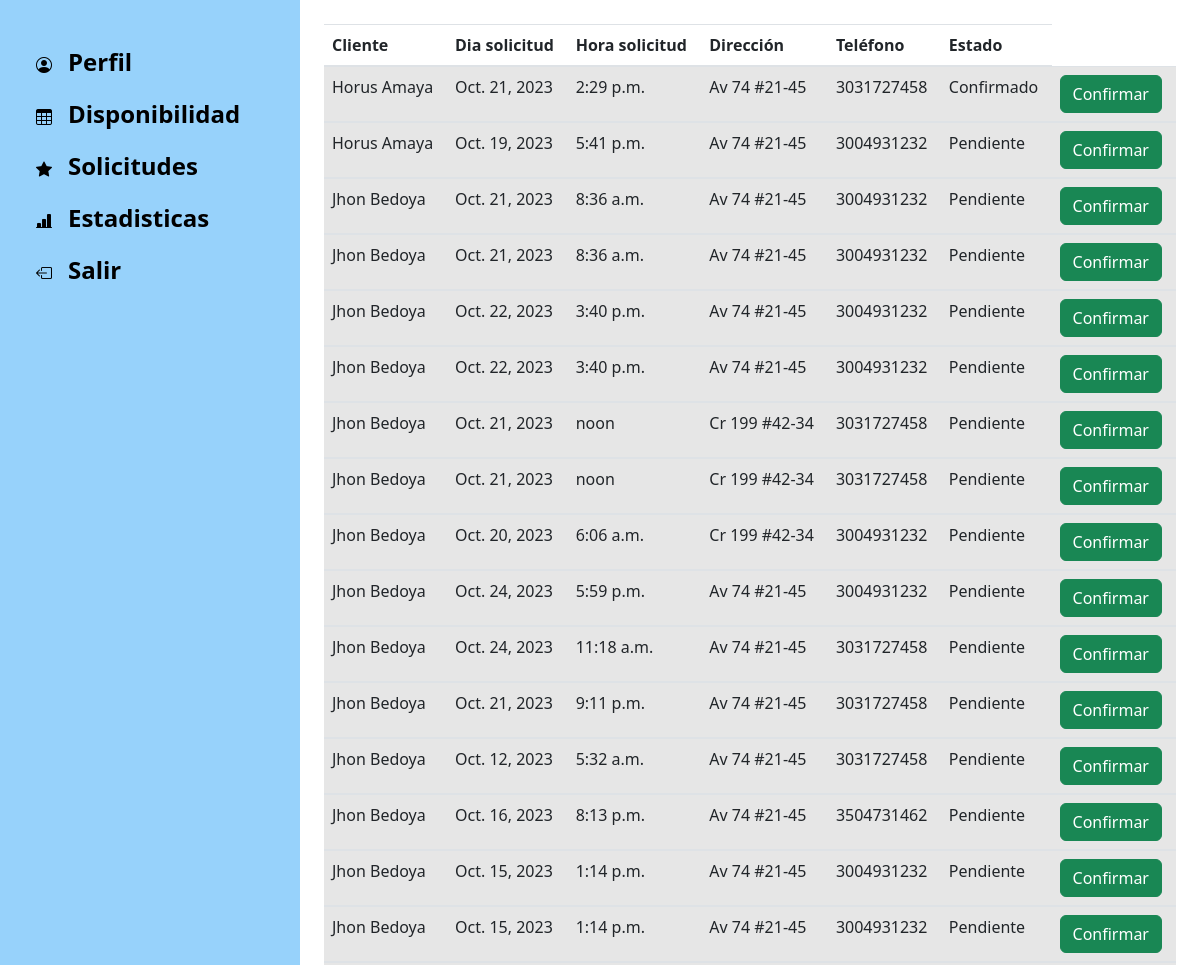
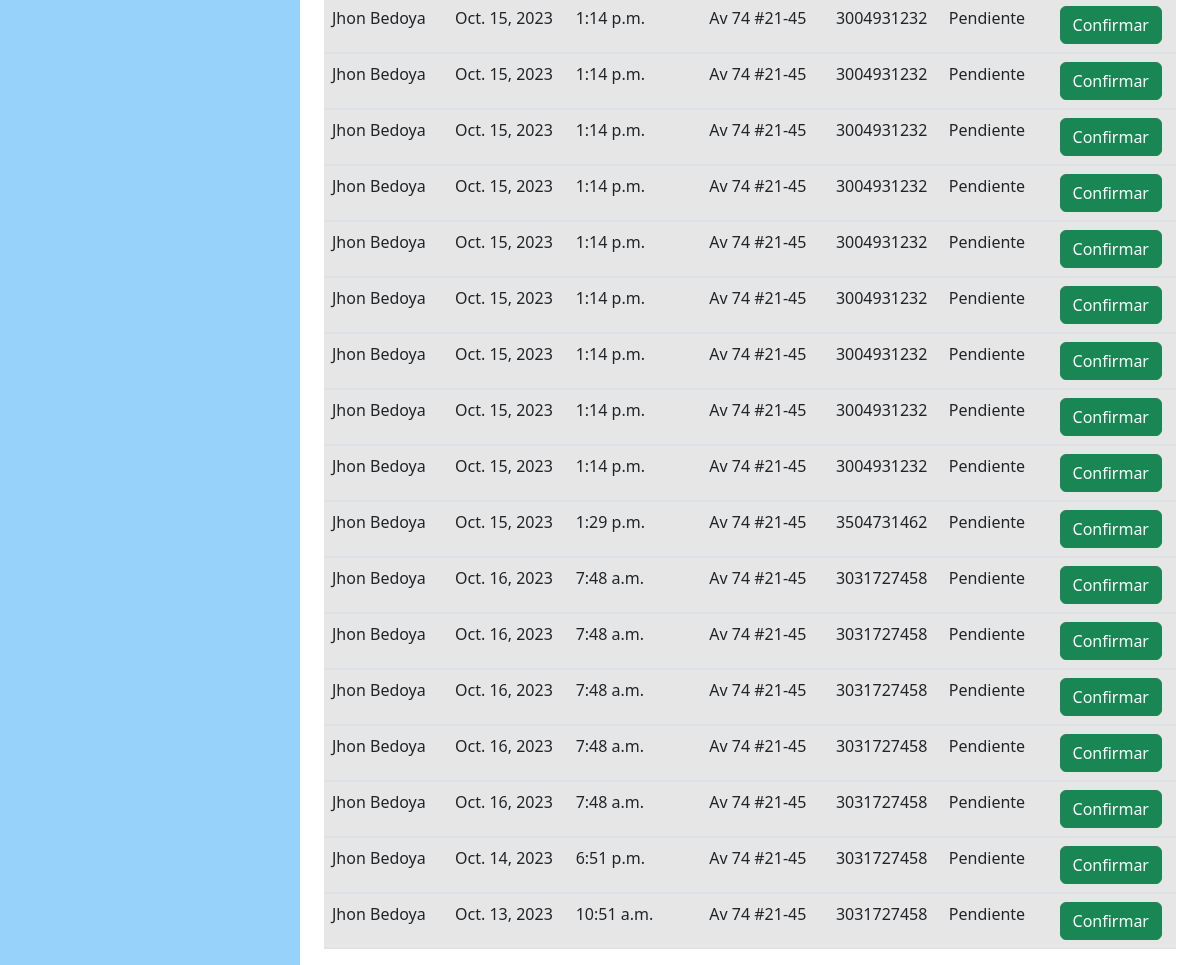
The page /freelancer/request/ (signed in) on the database its author committed (2 pictures, top to bottom).
### Aplicaciones/Freelancer/models.py (models this page shows)
class Request(models.Model):
    idrequest = models.AutoField(primary_key=True)
    idcustomer = models.ForeignKey(Customer, on_delete=models.CASCADE, default='1')
    idfreelancer = models.ForeignKey(Freelancer, on_delete=models.CASCADE)
    requestday = models.DateField()
    requesttime = models.TimeField()
    address = models.CharField(max_length=300)
    phone= models.IntegerField()
    state = models.CharField(max_length=100, default="Pendiente")

class Customer(models.Model):
    idcustomer = models.ForeignKey(User, on_delete=models.CASCADE)
    idcard = models.IntegerField()
    name = models.CharField(max_length=250)
    lastname = models.CharField(max_length=250)
    phone = models.IntegerField()
    birthday = models.DateField()
    imageprofile =models.ImageField(upload_to='customer/images/')
    idcountry = models.ForeignKey(Country, on_delete=models.CASCADE)
    idcity = models.ForeignKey(City, on_delete=models.CASCADE)
    idneighborhood = models.ForeignKey(Neighborhood, on_delete=models.CASCADE)
    address = models.CharField(max_length=300)

### Aplicaciones/Freelancer/views.py (the view)
# urls.py: path('request/', views.request, name='request'),
def request(request):
    user_id = request.user.id
    freelancer = Freelancer.objects.get(idfreelancer_id = user_id)
    freelancer_id = freelancer.pk
    requests = Request.objects.filter(idfreelancer=freelancer_id)
    return render(request, 'request.html',{'requests': requests})

### Aplicaciones/Freelancer/templates/request.html (shortened to what this page needs)
<!doctype html>
<html lang="en">
<head>
    <link rel="stylesheet" href="https://stackpath.bootstrapcdn.com/bootstrap/4.5.0/css/bootstrap.min.css"
>
    <link href="https://cdn.jsdelivr.net/npm/bootstrap@5.2.3/dist/css/bootstrap.min.css" rel="stylesheet"
>
    <link rel="stylesheet" href="https://cdn.jsdelivr.net/npm/bootstrap-icons@1.11.0/font/bootstrap-icons.css">
</head>
<body>
    <div class="container-fluid">
        <div class="row flex-nowrap">
            <div class="col-auto col-md-4 col-lg-3 min-vh-100 d-flex flex-column justify-content-betweeen"
                style="background-color: #97D2FB">
                <div class="p-2" style="background-color: #97D2FB;">
                    <ul class="nav nav-pills flex-column mt-4">
                        <li class="nav-item py-2 py-sm-0">
                            <a href="{% url 'profile' %}" class="nav-link text-black">
                                <i class="bi bi-person-circle"></i><span
                                    class="fs-4 ms-3 d-none d-sm-inline fw-bold">Perfil</span>
                            </a>
                        </li>
                        <li class="nav-item py-3 py-sm-0">
                            <a href="{% url 'calendar' %}" class="nav-link text-black">
                                <i class="bi bi-table"></i><span
                                    class="fs-4 ms-3 d-none d-sm-inline fw-bold">Disponibilidad</span>
                            </a>
                        </li>
                        <li class="nav-item py-2 py-sm-0">
                            <a href="{% url 'request' %}" class="nav-link text-black">
                                <i class="bi bi-star-fill"></i><span
                                    class="fs-4 ms-3 d-none d-sm-inline fw-bold">Solicitudes</span>
                            </a>
                        </li>
                        <li class="nav-item py-2 py-sm-0">
                            <a href="{% url 'analitic'  %}" class="nav-link text-black">
                                <i class="bi bi-bar-chart-line-fill"></i><span
                                    class="fs-4 ms-3 d-none d-sm-inline fw-bold">Estadisticas</span>
                            </a>
                        </li>
                        <li class="nav-item py-2 py-sm-0">
                            <a href="{% url 'logout' %}" class="nav-link text-black">
                                <i class="bi bi-box-arrow-left"></i><span
                                    class="fs-4 ms-3 d-none d-sm-inline fw-bold">Salir</span>
                            </a>
                        </li>
                    </ul>
                </div>
            </div>
            <div class="col-md-10 col-lg-9 min-vh-100 d-flex flex-column">
            <div class="container-fluid">
                <table class="table table-striped">
                    <thead>
                        <tr>
                            <th scope="col">Cliente</th>
                            <th scope="col">Dia solicitud</th>
                            <th scope="col">Hora solicitud</th>
                            <th scope="col">Dirección</th>
                            <th scope="col">Teléfono</th>
                            <th scope="col">Estado</th>
                        </tr>
                    </thead>
                    <tbody>
                        {% for request in requests %}
                        <tr>
                            <td>{{ request.idcustomer.name }} {{request.idcustomer.lastname}}</td>
                            <td>{{ request.requestday }}</td>
                            <td>{{ request.requesttime }}</td>
                            <td>{{ request.address }}</td>
                            <td>{{ request.phone }}</td>
                            <td>{{ request.state }}</td>
                            <td><a type="submit" class="btn btn-success"
                                    href="{{request.idrequest}}/update">Confirmar</a></td>
                        </tr>
                    </tbody>
                    {% endfor %}
                </table>
            </div>
        </div>
</body>

### rows shown on the page
Request: idcustomer.name "Horus", idcustomer.lastname "Amaya", requestday "Oct. 21, 2023", requesttime "2:29 p.m.", address "Av 74 #21-45", phone "3031727458", state "Confirmado"
Request: idcustomer.name "Horus", idcustomer.lastname "Amaya", requestday "Oct. 19, 2023", requesttime "5:41 p.m.", address "Av 74 #21-45", phone "3004931232", state "Pendiente"
Request: idcustomer.name "Jhon", idcustomer.lastname "Bedoya", requestday "Oct. 21, 2023", requesttime "8:36 a.m.", address "Av 74 #21-45", phone "3004931232", state "Pendiente"
Request: idcustomer.name "Jhon", idcustomer.lastname "Bedoya", requestday "Oct. 21, 2023", requesttime "8:36 a.m.", address "Av 74 #21-45", phone "3004931232", state "Pendiente"
Request: idcustomer.name "Jhon", idcustomer.lastname "Bedoya", requestday "Oct. 22, 2023", requesttime "3:40 p.m.", address "Av 74 #21-45", phone "3004931232", state "Pendiente"
Request: idcustomer.name "Jhon", idcustomer.lastname "Bedoya", requestday "Oct. 22, 2023", requesttime "3:40 p.m.", address "Av 74 #21-45", phone "3004931232", state "Pendiente"
Request: idcustomer.name "Jhon", idcustomer.lastname "Bedoya", requestday "Oct. 21, 2023", requesttime "noon", address "Cr 199 #42-34", phone "3031727458", state "Pendiente"
Request: idcustomer.name "Jhon", idcustomer.lastname "Bedoya", requestday "Oct. 21, 2023", requesttime "noon", address "Cr 199 #42-34", phone "3031727458", state "Pendiente"
Request: idcustomer.name "Jhon", idcustomer.lastname "Bedoya", requestday "Oct. 20, 2023", requesttime "6:06 a.m.", address "Cr 199 #42-34", phone "3004931232", state "Pendiente"
Request: idcustomer.name "Jhon", idcustomer.lastname "Bedoya", requestday "Oct. 24, 2023", requesttime "5:59 p.m.", address "Av 74 #21-45", phone "3004931232", state "Pendiente"
Request: idcustomer.name "Jhon", idcustomer.lastname "Bedoya", requestday "Oct. 24, 2023", requesttime "11:18 a.m.", address "Av 74 #21-45", phone "3031727458", state "Pendiente"
Request: idcustomer.name "Jhon", idcustomer.lastname "Bedoya", requestday "Oct. 21, 2023", requesttime "9:11 p.m.", address "Av 74 #21-45", phone "3031727458", state "Pendiente"
Request: idcustomer.name "Jhon", idcustomer.lastname "Bedoya", requestday "Oct. 12, 2023", requesttime "5:32 a.m.", address "Av 74 #21-45", phone "3031727458", state "Pendiente"
Request: idcustomer.name "Jhon", idcustomer.lastname "Bedoya", requestday "Oct. 16, 2023", requesttime "8:13 p.m.", address "Av 74 #21-45", phone "3504731462", state "Pendiente"
Request: idcustomer.name "Jhon", idcustomer.lastname "Bedoya", requestday "Oct. 15, 2023", requesttime "1:14 p.m.", address "Av 74 #21-45", phone "3004931232", state "Pendiente"
Request: idcustomer.name "Jhon", idcustomer.lastname "Bedoya", requestday "Oct. 15, 2023", requesttime "1:14 p.m.", address "Av 74 #21-45", phone "3004931232", state "Pendiente"
Request: idcustomer.name "Jhon", idcustomer.lastname "Bedoya", requestday "Oct. 15, 2023", requesttime "1:14 p.m.", address "Av 74 #21-45", phone "3004931232", state "Pendiente"
Request: idcustomer.name "Jhon", idcustomer.lastname "Bedoya", requestday "Oct. 15, 2023", requesttime "1:14 p.m.", address "Av 74 #21-45", phone "3004931232", state "Pendiente"
Request: idcustomer.name "Jhon", idcustomer.lastname "Bedoya", requestday "Oct. 15, 2023", requesttime "1:14 p.m.", address "Av 74 #21-45", phone "3004931232", state "Pendiente"
Request: idcustomer.name "Jhon", idcustomer.lastname "Bedoya", requestday "Oct. 15, 2023", requesttime "1:14 p.m.", address "Av 74 #21-45", phone "3004931232", state "Pendiente"
Request: idcustomer.name "Jhon", idcustomer.lastname "Bedoya", requestday "Oct. 15, 2023", requesttime "1:14 p.m.", address "Av 74 #21-45", phone "3004931232", state "Pendiente"
Request: idcustomer.name "Jhon", idcustomer.lastname "Bedoya", requestday "Oct. 15, 2023", requesttime "1:14 p.m.", address "Av 74 #21-45", phone "3004931232", state "Pendiente"
Request: idcustomer.name "Jhon", idcustomer.lastname "Bedoya", requestday "Oct. 15, 2023", requesttime "1:14 p.m.", address "Av 74 #21-45", phone "3004931232", state "Pendiente"
Request: idcustomer.name "Jhon", idcustomer.lastname "Bedoya", requestday "Oct. 15, 2023", requesttime "1:14 p.m.", address "Av 74 #21-45", phone "3004931232", state "Pendiente"
Request: idcustomer.name "Jhon", idcustomer.lastname "Bedoya", requestday "Oct. 15, 2023", requesttime "1:14 p.m.", address "Av 74 #21-45", phone "3004931232", state "Pendiente"
Request: idcustomer.name "Jhon", idcustomer.lastname "Bedoya", requestday "Oct. 15, 2023", requesttime "1:29 p.m.", address "Av 74 #21-45", phone "3504731462", state "Pendiente"
Request: idcustomer.name "Jhon", idcustomer.lastname "Bedoya", requestday "Oct. 16, 2023", requesttime "7:48 a.m.", address "Av 74 #21-45", phone "3031727458", state "Pendiente"
Request: idcustomer.name "Jhon", idcustomer.lastname "Bedoya", requestday "Oct. 16, 2023", requesttime "7:48 a.m.", address "Av 74 #21-45", phone "3031727458", state "Pendiente"
Request: idcustomer.name "Jhon", idcustomer.lastname "Bedoya", requestday "Oct. 16, 2023", requesttime "7:48 a.m.", address "Av 74 #21-45", phone "3031727458", state "Pendiente"
Request: idcustomer.name "Jhon", idcustomer.lastname "Bedoya", requestday "Oct. 16, 2023", requesttime "7:48 a.m.", address "Av 74 #21-45", phone "3031727458", state "Pendiente"
Request: idcustomer.name "Jhon", idcustomer.lastname "Bedoya", requestday "Oct. 16, 2023", requesttime "7:48 a.m.", address "Av 74 #21-45", phone "3031727458", state "Pendiente"
Request: idcustomer.name "Jhon", idcustomer.lastname "Bedoya", requestday "Oct. 14, 2023", requesttime "6:51 p.m.", address "Av 74 #21-45", phone "3031727458", state "Pendiente"
Request: idcustomer.name "Jhon", idcustomer.lastname "Bedoya", requestday "Oct. 13, 2023", requesttime "10:51 a.m.", address "Av 74 #21-45", phone "3031727458", state "Pendiente"
